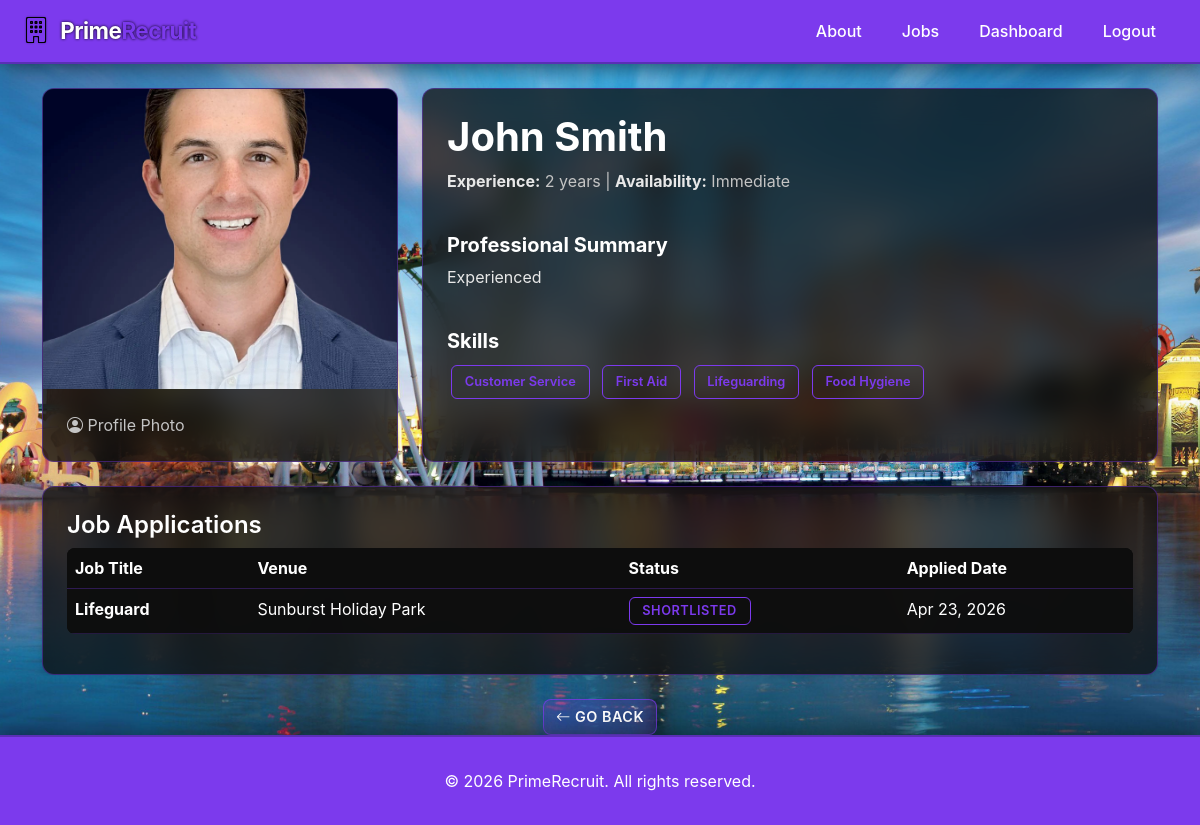
Page /candidates/1/ (signed in) on the committed database.
### recruitment/models.py (models this page shows, shortened)
class Candidate(models.Model):
    AVAILABILITY_CHOICES = [
        ('immediate', 'Immediate'),
        ('two_weeks', 'Two Weeks'),
        ('one_month', 'One Month'),
    ]
    user = models.OneToOneField(User, on_delete=models.CASCADE)
    first_name = models.CharField(max_length=100)
    last_name = models.CharField(max_length=100)
    age = models.IntegerField(default=0, blank=True)
    experience_years = models.IntegerField(default=0)
    cv_summary = models.TextField()
    availability = models.CharField(
        max_length=20, choices=AVAILABILITY_CHOICES)
    skills = models.ManyToManyField(Skill, blank=True)
    profile_image = models.ImageField(upload_to='candidates/', null=True, blank=True)
    created_at = models.DateTimeField(auto_now_add=True)

class Skill(models.Model):
    CATEGORY_CHOICES = [
        ('technical', 'Technical'),
        ('physical', 'Physical'),
        ('customer_service', 'Customer Service'),
        ('safety', 'Safety'),
    ]
    name = models.CharField(max_length=100)
    category = models.CharField(max_length=50, choices=CATEGORY_CHOICES)

class Application(models.Model):
    STATUS_CHOICES = [
        ('pending', 'Pending'),
        ('shortlisted', 'Shortlisted'),
        ('rejected', 'Rejected'),
        ('hired', 'Hired'),
    ]
    candidate = models.ForeignKey(Candidate, on_delete=models.CASCADE)
    job = models.ForeignKey(JobListing, on_delete=models.CASCADE)
    cover_letter = models.TextField()
    status = models.CharField(
        max_length=20, choices=STATUS_CHOICES, default='pending')
    applied_at = models.DateTimeField(auto_now_add=True)
    class Meta:
        unique_together = ('candidate', 'job')

class JobListing(models.Model):
    VENUE_CHOICES = [
        ('holiday_park', 'Holiday Park'),
        ('theme_park', 'Theme Park'),
        ('resort', 'Resort'),
        ('adventure_park', 'Adventure Park'),
    ]
    TYPE_CHOICES = [
        ('full_time', 'Full Time'),
        ('part_time', 'Part Time'),
        ('seasonal', 'Seasonal'),
    ]
    STATUS_CHOICES = [
        ('open', 'Open'),
        ('closed', 'Closed'),
    ]
    title = models.CharField(max_length=200)
    venue_name = models.CharField(max_length=200)
    venue_type = models.CharField(max_length=50, choices=VENUE_CHOICES)
    description = models.TextField()
    employment_type = models.CharField(max_length=20, choices=TYPE_CHOICES)
    salary = models.DecimalField(max_digits=8, decimal_places=2)
    status = models.CharField(
        max_length=10, choices=STATUS_CHOICES, default='open')
    venue_image = models.ImageField(upload_to='venues/', null=True, blank=True)
    created_by = models.ForeignKey(User, on_delete=models.CASCADE)
    created_at = models.DateTimeField(auto_now_add=True)

### recruitment/views.py (the view)
# urls.py: path('candidates/<int:pk>/', views.candidate_detail, name='candidate_detail'),
@login_required
def candidate_detail(request, pk):
    candidate = get_object_or_404(Candidate, pk=pk)
    profile = get_profile(request.user)
    is_own = request.user == candidate.user
    if not is_own and not request.user.is_superuser and (not profile or
        profile.role not in ['recruiter', 'manager']):
        return render(request, 'recruitment/denied.html', status=403)
    if is_own or request.user.is_superuser:
        apps = Application.objects.filter(candidate=candidate)
    else:
        apps = []
    context = {'candidate': candidate, 'applications': apps}
    return render(request, 'recruitment/candidate_detail.html', context)

### recruitment/views.py (called while the page is built)
def get_profile(user):
    try:
        return UserProfile.objects.get(user=user)
    except UserProfile.DoesNotExist:
        return None

### recruitment/templates/recruitment/candidate_detail.html
{% extends 'recruitment/base.html' %}
{% load static %}
{% block content %}
<div class="container mt-4">
    <div class="row mb-4">
        <div class="col-md-4">
            <div class="image-card">
                <img src="{% if candidate.profile_image %}{{ candidate.profile_image.url }}{% else %}{% static 'images/candidate_default.jpg' %}{% endif %}"
                     alt="{{ candidate.first_name }} {{ candidate.last_name }}"
                     style="width: 100%; object-fit: cover; max-height: 300px;">
                <div class="image-card-content">
                    <p class="text-muted mb-0"><i class="bi bi-person-circle"></i> Profile Photo</p>
                </div>
            </div>
        </div>
        <div class="col-md-8">
            <div class="card shadow-sm p-4 h-100">
                <h1>{{ candidate.first_name }} {{ candidate.last_name }}</h1>
                <p class="text-muted mb-3">
                    <strong>Experience:</strong> {{ candidate.experience_years }} years |
                    <strong>Availability:</strong> {{ candidate.get_availability_display }}
                </p>
                <h5 class="mt-4">Professional Summary</h5>
                <p>{{ candidate.cv_summary }}</p>
                <h5 class="mt-4">Skills</h5>
                <div class="mb-3">
                    {% if candidate.skills.all %}
                        {% for skill in candidate.skills.all %}
                            <span class="badge-skill">{{ skill.name }}</span>
                        {% endfor %}
                    {% else %}
                        <p class="text-muted">No skills listed</p>
                    {% endif %}
                </div>
            </div>
        </div>
    </div>
    {% if applications %}
        <div class="card shadow-sm p-4">
            <h4 class="card-title">Job Applications</h4>
            <div class="table-responsive">
                <table class="table table-hover">
                    <thead>
                        <tr>
                            <th>Job Title</th>
                            <th>Venue</th>
                            <th>Status</th>
                            <th>Applied Date</th>
                        </tr>
                    </thead>
                    <tbody>
                        {% for app in applications %}
                            <tr>
                                <td><strong>{{ app.job.title }}</strong></td>
                                <td>{{ app.job.venue_name }}</td>
                                <td><span class="badge bg-info">{{ app.get_status_display }}</span></td>
                                <td>{{ app.applied_at|date:"M d, Y" }}</td>
                            </tr>
                        {% endfor %}
                    </tbody>
                </table>
            </div>
        </div>
    {% else %}
        <div class="alert alert-info">No applications submitted yet</div>
    {% endif %}
    <div class="mt-4 text-center">
        <a href="{% url 'dashboard' %}" class="btn btn-outline-light">
            <i class="bi bi-arrow-left"></i> Go Back
        </a>
    </div>
</div>
{% endblock %}

### static/css/style.css (style rules this page uses)
* { margin: 0; padding: 0; box-sizing: border-box; }
body { background-image: url('../images/Wallpaper.jpg') !important; background-attachment: fixed !important; background-size: cover !important; background-position: center !important; background-repeat: no-repeat !important; color: #ffffff; font-family: -apple-system, BlinkMacSystemFont, 'Segoe UI', 'Roboto', 'Oxygen', 'Ubuntu', 'Cantarell', sans-serif; display: flex; flex-direction: column; min-height: 100vh; }
main, .container-fluid, .container { background: transparent !important; }
.card { background: rgba(13, 13, 13, 0.75) !important; border: 1px solid rgba(124, 58, 237, 0.4); border-radius: 12px; transition: all 0.3s ease; backdrop-filter: blur(15px); }
.card-title { color: #ffffff; font-weight: 600; }
.text-muted { color: #c4c4c4 !important; }
.card p, .card li, .card span:not(.badge):not(.badge-skill), .card label, .card small, .card strong, .card div:not(.badge):not(.feature-icon):not(.stat-number):not(.stat-label) { color: #e8e8e8; }
.card .text-muted, .job-card .text-muted, .stat-card .text-muted, .feature-card .text-muted, .image-card .text-muted { color: #c4c4c4 !important; }
.btn { border-radius: 8px; font-weight: 600; transition: all 0.3s ease; text-transform: uppercase; letter-spacing: 0.5px; font-size: 0.9rem; }
.btn-outline-light { color: #ffffff !important; border: 1px solid rgba(124, 58, 237, 0.7) !important; transition: all 0.3s ease; background: rgba(124, 58, 237, 0.2) !important; }
.badge { background: transparent !important; border: 1px solid #7c3aed; color: #7c3aed; padding: 0.4rem 0.8rem; border-radius: 6px; font-size: 0.8rem; font-weight: 600; text-transform: uppercase; letter-spacing: 0.5px; }
.badge-skill { background: transparent !important; border: 1px solid #7c3aed; color: #7c3aed; padding: 0.4rem 0.8rem; border-radius: 6px; margin: 0.25rem; display: inline-block; font-size: 0.8rem; font-weight: 600; }
h1, h2, h3, h4, h5, h6 { color: #ffffff; font-weight: 700; }
.table { color: #ffffff; border-color: rgba(124, 58, 237, 0.3); background: rgba(13, 13, 13, 0.75) !important; border-radius: 8px; overflow: hidden; }
.table thead { background: rgba(13, 13, 13, 0.88) !important; border-color: rgba(124, 58, 237, 0.3); }
.table tbody tr { border-color: rgba(124, 58, 237, 0.2); transition: all 0.3s ease; background: rgba(13, 13, 13, 0.65) !important; }
.table th, .table td, .table tbody tr td, .table tbody tr th, .table tbody tr td strong, .table tbody tr td a, .card .table td, .card .table th, .card .table td strong, .card .table td a { color: #ffffff !important; }
.table thead th { color: #ffffff !important; font-weight: 700; background: rgba(13, 13, 13, 0.95) !important; }
.table tbody tr td { background: rgba(13, 13, 13, 0.7) !important; }
a { color: #7c3aed; text-decoration: none; transition: all 0.3s ease; }
.image-card { background: rgba(13, 13, 13, 0.75) !important; border: 1px solid rgba(124, 58, 237, 0.4); border-radius: 12px; overflow: hidden; transition: all 0.3s ease; backdrop-filter: blur(15px); }
.image-card img { width: 100%; height: auto; display: block; }
.image-card-content { padding: 1.5rem; }

### rows in the picture
Candidate: first_name "John", last_name "Smith", experience_years "2", availability "Immediate", cv_summary "Experienced"
Skill: name "Customer Service"
Skill: name "First Aid"
Skill: name "Lifeguarding"
Skill: name "Food Hygiene"
Application: job "Lifeguard", job.venue_name "Sunburst Holiday Park", status "SHORTLISTED", applied_at "Apr 23, 2026"
